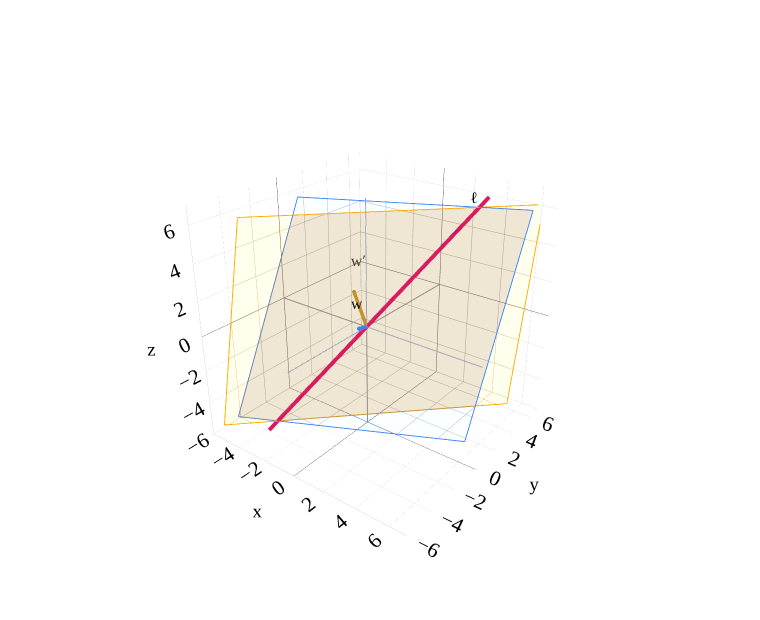

Here is the notebook cell this chart was saved with:
### Markdown cell above
## Lines as intersections of planes

Now let us try to describe lines using equations.

One linear equation in $\mathbb R^3$ with a nonzero normal vector defines a plane. To define a line, we need two equations whose normal vectors are not scalar multiples of each other.

For example, consider the line

$$
\ell
=
\operatorname{span}
\left(
\begin{bmatrix}
3\\
4\\
5
\end{bmatrix}
\right).
$$

One equation satisfied by every vector on this line is

$$
x-2y+z=0.
$$

Can we find another equation that is independent of the first equation?

There are many ways to do this. For example, each of the following equations
is satisfied by every vector on $\ell$:

$$
4x-3y=0,
$$

$$
5y-4z=0,
$$

$$
5x-3z=0,
$$

or

$$
-5x+5y-z=0.
$$

Let

$$
\vec w=
\begin{bmatrix}
1\\
-2\\
1
\end{bmatrix}
$$

and, just for the sake of an example, choose

$$
\vec w'=
\begin{bmatrix}
-5\\
5\\
-1
\end{bmatrix}.
$$

The plane perpendicular to $\vec w$ is

$$
P=\left\{\vec x\in\mathbb{R}^3:\vec x\cdot\vec w=0\right\},
$$

and the plane perpendicular to $\vec w'$ is

$$
P'=\left\{\vec x\in\mathbb{R}^3:\vec x\cdot\vec w'=0\right\}.
$$

Their intersection is the line $\ell$.

### Code cell
fig=base3()
plane3(fig,(1,-2,1),BLUE,0.28)
plane3(fig,(-5,5,-1),ORANGE,0.28)
v=np.array([3,4,5])
line3(fig,-1.1*v,1.3*v,PINK,width=8)
vec3(fig,v,'ℓ',PINK,offset=(0.6,0.3,0.5))
vec3(fig,(1,-2,1),'w',BLUE,offset=(0.2,-0.3,0.4))
vec3(fig,(-5,5,-1),"w′",ORANGE,offset=(0.2,0.2,0.5))
fig.show()

### Figure 1 — Plotly figure (JSON) as saved in the notebook; plotly's stock layout.template omitted (floating-point values rounded to 4 significant figures)
{"data": [{"hoverinfo": "skip", "line": {"color": "#9ca3af", "dash": "solid", "width": 2}, "mode": "lines", "showlegend": false, "type": "scatter3d", "x": [-6.0, 7.0], "y": [-0.0, 0.0], "z": [-0.0, 0.0]}, {"hoverinfo": "skip", "line": {"color": "#9ca3af", "dash": "solid", "width": 2}, "mode": "lines", "showlegend": false, "type": "scatter3d", "x": [-0.0, 0.0], "y": [-6.0, 7.0], "z": [-0.0, 0.0]}, {"hoverinfo": "skip", "line": {"color": "#9ca3af", "dash": "solid", "width": 2}, "mode": "lines", "showlegend": false, "type": "scatter3d", "x": [-0.0, 0.0], "y": [-0.0, 0.0], "z": [-6.0, 7.0]}, {"colorscale": [[0, "#3d81f6"], [1, "#3d81f6"]], "hoverinfo": "skip", "opacity": 0.28, "showscale": false, "type": "surface", "x": [[-5.0, 6.0], [-5.0, 6.0]], "y": [[-5.0, 0.5], [0.5, 6.0]], "z": [[-5.0, -5.0], [6.0, 6.0]]}, {"hoverinfo": "skip", "line": {"color": "#3d81f6", "dash": "solid", "width": 2}, "mode": "lines", "showlegend": false, "type": "scatter3d", "x": [-5.0, 6.0], "y": [-5.0, 0.5], "z": [-5.0, -5.0]}, {"hoverinfo": "skip", "line": {"color": "#3d81f6", "dash": "solid", "width": 2}, "mode": "lines", "showlegend": false, "type": "scatter3d", "x": [6.0, 6.0], "y": [0.5, 6.0], "z": [-5.0, 6.0]}, {"hoverinfo": "skip", "line": {"color": "#3d81f6", "dash": "solid", "width": 2}, "mode": "lines", "showlegend": false, "type": "scatter3d", "x": [6.0, -5.0], "y": [6.0, 0.5], "z": [6.0, 6.0]}, {"hoverinfo": "skip", "line": {"color": "#3d81f6", "dash": "solid", "width": 2}, "mode": "lines", "showlegend": false, "type": "scatter3d", "x": [-5.0, -5.0], "y": [0.5, -5.0], "z": [6.0, -5.0]}, {"colorscale": [[0, "orange"], [1, "orange"]], "hoverinfo": "skip", "opacity": 0.28, "showscale": false, "type": "surface", "x": [[-5.0, 6.0], [-5.0, 6.0]], "y": [[-6.0, 5.0], [-3.8, 7.2]], "z": [[-5.0, -5.0], [6.0, 6.0]]}, {"hoverinfo": "skip", "line": {"color": "orange", "dash": "solid", "width": 2}, "mode": "lines", "showlegend": false, "type": "scatter3d", "x": [-5.0, 6.0], "y": [-6.0, 5.0], "z": [-5.0, -5.0]}, {"hoverinfo": "skip", "line": {"color": "orange", "dash": "solid", "width": 2}, "mode": "lines", "showlegend": false, "type": "scatter3d", "x": [6.0, 6.0], "y": [5.0, 7.2], "z": [-5.0, 6.0]}, {"hoverinfo": "skip", "line": {"color": "orange", "dash": "solid", "width": 2}, "mode": "lines", "showlegend": false, "type": "scatter3d", "x": [6.0, -5.0], "y": [7.2, -3.8], "z": [6.0, 6.0]}, {"hoverinfo": "skip", "line": {"color": "orange", "dash": "solid", "width": 2}, "mode": "lines", "showlegend": false, "type": "scatter3d", "x": [-5.0, -5.0], "y": [-3.8, -6.0], "z": [6.0, -5.0]}, {"hoverinfo": "skip", "line": {"color": "#d81a60", "dash": "solid", "width": 8}, "mode": "lines", "showlegend": false, "type": "scatter3d", "x": [-3.3, 3.9], "y": [-4.4, 5.2], "z": [-5.5, 6.5]}, {"hoverinfo": "skip", "line": {"color": "#d81a60", "dash": "solid", "width": 7}, "mode": "lines", "showlegend": false, "type": "scatter3d", "x": [0.0, 2.936], "y": [0.0, 3.915], "z": [0.0, 4.894]}, {"anchor": "tip", "colorscale": [[0, "#d81a60"], [1, "#d81a60"]], "hoverinfo": "skip", "showscale": false, "sizemode": "absolute", "sizeref": 0.45, "type": "cone", "u": [0.4243], "v": [0.5657], "w": [0.7071], "x": [3.0], "y": [4.0], "z": [5.0]}, {"hoverinfo": "skip", "mode": "text", "text": ["ℓ"], "textfont": {"color": "black", "size": 16}, "type": "scatter3d", "x": [3.6], "y": [4.3], "z": [5.5]}, {"hoverinfo": "skip", "line": {"color": "#3d81f6", "dash": "solid", "width": 7}, "mode": "lines", "showlegend": false, "type": "scatter3d", "x": [0.0, 0.9388], "y": [0.0, -1.878], "z": [0.0, 0.9388]}, {"anchor": "tip", "colorscale": [[0, "#3d81f6"], [1, "#3d81f6"]], "hoverinfo": "skip", "showscale": false, "sizemode": "absolute", "sizeref": 0.45, "type": "cone", "u": [0.4082], "v": [-0.8165], "w": [0.4082], "x": [1.0], "y": [-2.0], "z": [1.0]}, {"hoverinfo": "skip", "mode": "text", "text": ["w"], "textfont": {"color": "black", "size": 16}, "type": "scatter3d", "x": [1.2], "y": [-2.3], "z": [1.4]}, {"hoverinfo": "skip", "line": {"color": "orange", "dash": "solid", "width": 7}, "mode": "lines", "showlegend": false, "type": "scatter3d", "x": [0.0, -4.895], "y": [0.0, 4.895], "z": [0.0, -0.979]}, {"anchor": "tip", "colorscale": [[0, "orange"], [1, "orange"]], "hoverinfo": "skip", "showscale": false, "sizemode": "absolute", "sizeref": 0.45, "type": "cone", "u": [-0.7001], "v": [0.7001], "w": [-0.14], "x": [-5.0], "y": [5.0], "z": [-1.0]}, {"hoverinfo": "skip", "mode": "text", "text": ["w′"], "textfont": {"color": "black", "size": 16}, "type": "scatter3d", "x": [-4.8], "y": [5.2], "z": [-0.5]}], "layout": {"colorway": ["#3d81f6", "orange", "#d81a60"], "font": {"color": "black", "family": "Palatino", "size": 16}, "height": 620, "margin": {"b": 0, "l": 0, "r": 0, "t": 15}, "paper_bgcolor": "white", "plot_bgcolor": "white", "scene": {"aspectmode": "cube", "camera": {"eye": {"x": 1.6, "y": -2.1, "z": 1.3}}, "xaxis": {"dtick": 2, "range": [-6, 7], "showbackground": true, "showspikes": false, "title": {"text": "x"}}, "yaxis": {"dtick": 2, "range": [-6, 7], "showbackground": true, "showspikes": false, "title": {"text": "y"}}, "zaxis": {"dtick": 2, "range": [-6, 7], "showbackground": true, "showspikes": false, "title": {"text": "z"}}}, "showlegend": false, "width": 760, "xaxis": {"gridcolor": "#e5e7eb", "zerolinecolor": "#9ca3af"}, "yaxis": {"gridcolor": "#e5e7eb", "zerolinecolor": "#9ca3af"}}}
